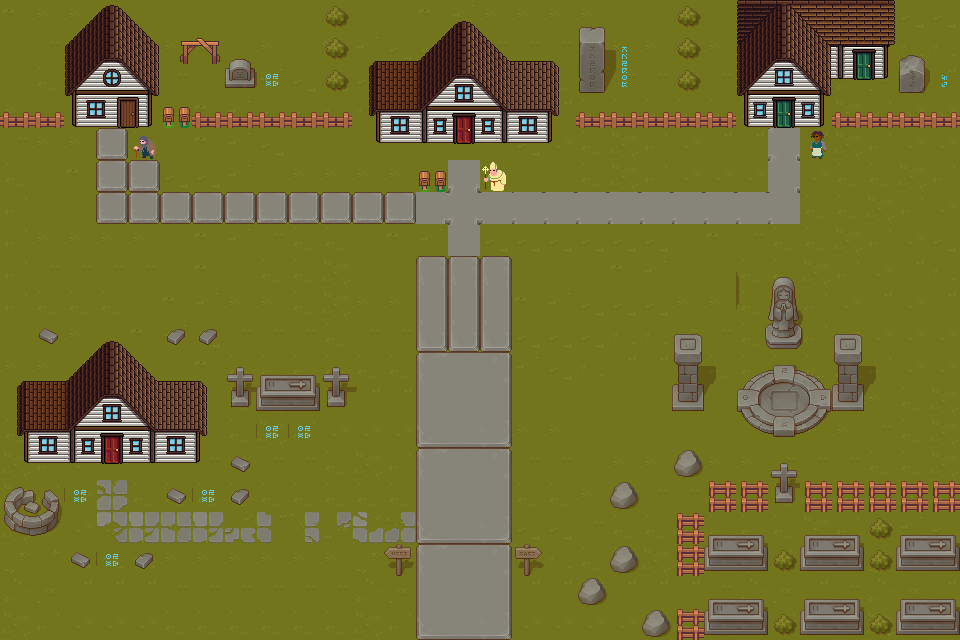

A 2D game scene composited from a Tiled map and its tileset images. What follows is a short description and the map's XML, with each tile layer's data collapsed to a summary:
An orthogonal 30x20 tile map with 32x32 px tiles, 2 tile layers (floor, roads), 7 tilesets and 35 objects (28x WALL, 3x NPC, 2x PLAYER_SPAWN, 2x MAP_TRANSITION).

<map version="1.10" tiledversion="1.12.1" orientation="orthogonal" renderorder="left-up" width="30" height="20" tilewidth="32" tileheight="32" infinite="0" nextlayerid="5" nextobjectid="36">
 <tileset firstgid="1" name="fences and ladders etc" tilewidth="32" tileheight="32" tilecount="18" columns="6">
  <image source="fences and ladders etc.png" width="192" height="119" />
 </tileset>
 <tileset firstgid="19" name="premade_buildings_demo" tilewidth="32" tileheight="32" tilecount="256" columns="16">
  <image source="premade_buildings_demo.png" width="512" height="512" />
 </tileset>
 <tileset firstgid="275" name="TX Tileset Stone Ground" tilewidth="32" tileheight="32" tilecount="64" columns="8">
  <image source="TX Tileset Stone Ground.png" width="256" height="256" />
 </tileset>
 <tileset firstgid="339" name="TX Props with Shadow" tilewidth="32" tileheight="32" tilecount="256" columns="16">
  <image source="TX Props with Shadow.png" width="512" height="512" />
 </tileset>
 <tileset firstgid="595" name="rogues" tilewidth="32" tileheight="32" tilecount="49" columns="7">
  <image source="rogues.png" width="224" height="224" />
 </tileset>
 <tileset firstgid="644" name="TX Tileset Grass" tilewidth="32" tileheight="32" tilecount="64" columns="8">
  <image source="TX Tileset Grass.png" width="256" height="256" />
 </tileset>
 <tileset firstgid="708" name="TX Plant with Shadow" tilewidth="32" tileheight="32" tilecount="256" columns="16">
  <image source="TX Plant with Shadow.png" width="512" height="512" />
 </tileset>
 <layer id="1" name="floor" width="30" height="20">
  <data>[600 cells, 600 non-empty, 16 distinct tile ids]</data>
 </layer>
 <layer id="2" name="roads" width="30" height="20">
  <data>[600 cells, 323 non-empty, 162 distinct tile ids]</data>
 </layer>
 <objectgroup id="3" name="gameplay">
  <object id="1" name="entranceFromForest" type="PLAYER_SPAWN" x="417" y="555" width="93" height="41" />
  <object id="2" name="TransitionToForest" type="MAP_TRANSITION" x="416" y="611" width="95" height="28">
   <properties>
    <property name="targetMap" value="Forest" />
    <property name="targetSpawn" value="entranceFromCity" />
   </properties>
  </object>
  <object id="3" type="NPC" x="125" y="125" width="36" height="35">
   <properties>
    <property name="dialogue" value="Get out from here! | This city is corrupted | *Wow, I need to be far from him, he's crazy*" />
    <property name="name" value="delusional elder" />
   </properties>
  </object>
  <object id="34" name="TransitionToMariaHouse" type="MAP_TRANSITION" x="769" y="120" width="31" height="11">
   <properties>
    <property name="targetMap" value="MariaHouse" />
    <property name="targetSpawn" value="entranceFromCity" />
   </properties>
  </object>
  <object id="35" name="entranceFromMariaHouse" type="PLAYER_SPAWN" x="765" y="143" width="36" height="28" />
 </objectgroup>
 <objectgroup id="4" name="collision">
  <object id="4" type="WALL" x="708" y="536" width="59" height="34" />
  <object id="5" type="WALL" x="833" y="366" width="29" height="42" />
  <object id="6" type="WALL" x="737" y="390" width="91" height="19" />
  <object id="7" type="WALL" x="774" y="366" width="21" height="70" />
  <object id="8" type="WALL" x="754" y="378" width="69" height="10" />
  <object id="9" type="WALL" x="746" y="411" width="76" height="13" />
  <object id="10" type="WALL" x="707" y="482" width="250" height="28" />
  <object id="11" type="WALL" x="804" y="539" width="60" height="30" />
  <object id="12" type="WALL" x="901" y="540" width="58" height="27" />
  <object id="13" type="WALL" x="902" y="605" width="56" height="26" />
  <object id="14" type="WALL" x="803" y="607" width="59" height="25" />
  <object id="15" type="WALL" x="710" y="601" width="56" height="32" />
  <object id="16" type="WALL" x="677" y="515" width="26" height="59" />
  <object id="17" type="WALL" x="677" y="609" width="24" height="27" />
  <object id="18" type="WALL" x="676" y="452" width="21" height="26" />
  <object id="19" type="WALL" x="613" y="484" width="21" height="25" />
  <object id="20" type="WALL" x="611" y="548" width="21" height="27" />
  <object id="21" type="WALL" x="581" y="578" width="21" height="27" />
  <object id="22" type="WALL" x="645" y="613" width="23" height="23" />
  <object id="23" type="WALL" x="515" y="550" width="23" height="28" />
  <object id="24" type="WALL" x="386" y="550" width="20" height="25" />
  <object id="25" type="WALL" x="677" y="368" width="22" height="41" />
  <object id="26" type="WALL" x="770" y="306" width="28" height="38" />
  <object id="27" type="WALL" x="20" y="383" width="180" height="81" />
  <object id="28" type="WALL" x="228" y="377" width="118" height="34" />
  <object id="29" type="WALL" x="6" y="482" width="53" height="53" />
  <object id="30" type="WALL" x="5" y="80" width="957" height="38" />
  <object id="31" type="WALL" x="418" y="173" width="30" height="20" />
  <object id="32" type="NPC" x="480" y="158" width="30" height="37">
   <properties>
    <property name="dialogue" value="Hello, traveler! | I can see that you're new here | Never seen you here before | I am the headman of this settlement | It was once a great city. | But you are not welcome here, go away." />
    <property name="name" value="Priest" />
   </properties>
  </object>
  <object id="33" type="NPC" x="804" y="130" width="27" height="35">
   <properties>
    <property name="dialogue" value="I'm still so young.|Why do I have to live in this godforsaken place?|Can you help me get out of this settlement?" />
    <property name="name" value="Maria, the dishwasher" />
   </properties>
  </object>
 </objectgroup>
</map>
